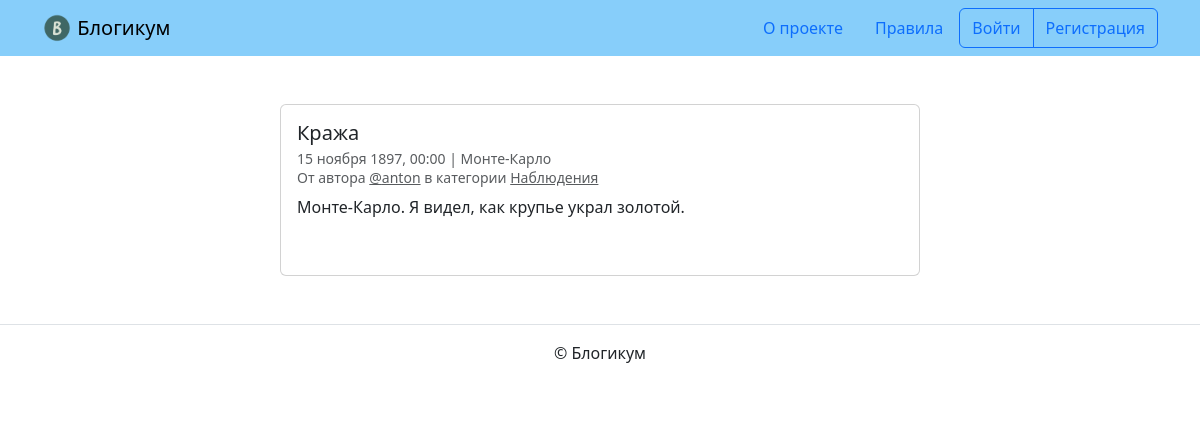
/posts/22/, run on the app's committed database.
### blog/models.py (models this page shows)
class IsPublishedAndCreatedAt(models.Model):
    is_published = models.BooleanField(
        default=True,
        verbose_name='Опубликовано',
        help_text='Снимите галочку, чтобы скрыть публикацию'
    )
    created_at = models.DateTimeField(
        auto_now_add=True,
        verbose_name='Добавлено'
    )
    class Meta:
        abstract = True

class Post(IsPublishedAndCreatedAt):
    title = models.CharField(max_length=256, verbose_name='Заголовок')
    text = models.TextField(verbose_name='Текст')
    pub_date = models.DateTimeField(verbose_name='Дата и время публикации',
                                    help_text="Если установить дату и время"
                                              " в будущем — можно делать"
                                              " отложенные публикации.")
    image = models.ImageField(verbose_name='Изображение',
                              upload_to='post_images', blank=True)
    author = models.ForeignKey(
        User, on_delete=models.CASCADE, verbose_name='Автор публикации')
    location = models.ForeignKey(
        Location, on_delete=models.SET_NULL,
        null=True, blank=True, verbose_name='Местоположение')
    category = models.ForeignKey(
        Category, on_delete=models.SET_NULL,
        null=True, verbose_name='Категория')
    class Meta:
        verbose_name = 'публикация'
        verbose_name_plural = 'Публикации'

class Location(IsPublishedAndCreatedAt):
    name = models.CharField(max_length=256, verbose_name='Название места')
    class Meta:
        verbose_name = 'местоположение'
        verbose_name_plural = 'Местоположения'

class Category(IsPublishedAndCreatedAt):
    title = models.CharField(max_length=256, verbose_name='Заголовок')
    description = models.TextField(verbose_name='Описание')
    slug = models.SlugField(unique=True, verbose_name='Идентификатор',
                            help_text="Идентификатор страницы для URL;"
                                      " разрешены символы латиницы, цифры, дефис"
                                      " и подчёркивание.")
    class Meta:
        verbose_name = 'категория'
        verbose_name_plural = 'Категории'

### blog/views.py (the view)
# urls.py: path('posts/<int:pk>/', views.PostDetailView.as_view(),
class PostDetailView(PostMixin, DetailView):
    template_name = 'blog/detail.html'
    def get_object(self, queryset=None):
        post = get_object_or_404(Post, pk=self.kwargs["pk"])
        if not post.is_published or not \
                post.category.is_published or post.pub_date > timezone.now():
            if self.request.user != post.author:
                raise Http404("Post does not exist")
        return post
    def get_context_data(self, **kwargs):
        context = super().get_context_data(**kwargs)
        context['form'] = CommentForm()
        context['comments'] = Comment.objects.filter(post=self.object)
        return context

### templates/blog/detail.html (shortened to what this page needs)
{% extends "base.html" %}
{% block content %}
  <div class="col d-flex justify-content-center">
    <div class="card" style="width: 40rem;">
      <div class="card-body">
        <h5 class="card-title">{{ post.title }}</h5>
        <h6 class="card-subtitle mb-2 text-muted">
          <small>
            {{ post.pub_date|date:"d E Y, H:i" }} | {% if post.location and post.location.is_published %}{{ post.location.name }}{% else %}Планета Земля{% endif %}<br>
            От автора <a class="text-muted" href="{% url 'blog:profile' post.author %}">@{{ post.author.username }}</a> в
            категории {% include "includes/category_link.html" %}
          </small>
        </h6>
        <p class="card-text">{{ post.text|linebreaksbr }}</p>
        {% include "includes/comments.html" %}
      </div>
    </div>
  </div>
{% endblock %}

### templates/includes/category_link.html
<a class="text-muted" href="{% url 'blog:category_posts' post.category.slug %}">
  {{ post.category.title }}
</a>

### data on the page
Post: title "Кража", pub_date "15 ноября 1897, 00:00", location.name "Монте-Карло", author.username "anton", category "Наблюдения", text "Монте-Карло. Я видел, как крупье украл золотой."
